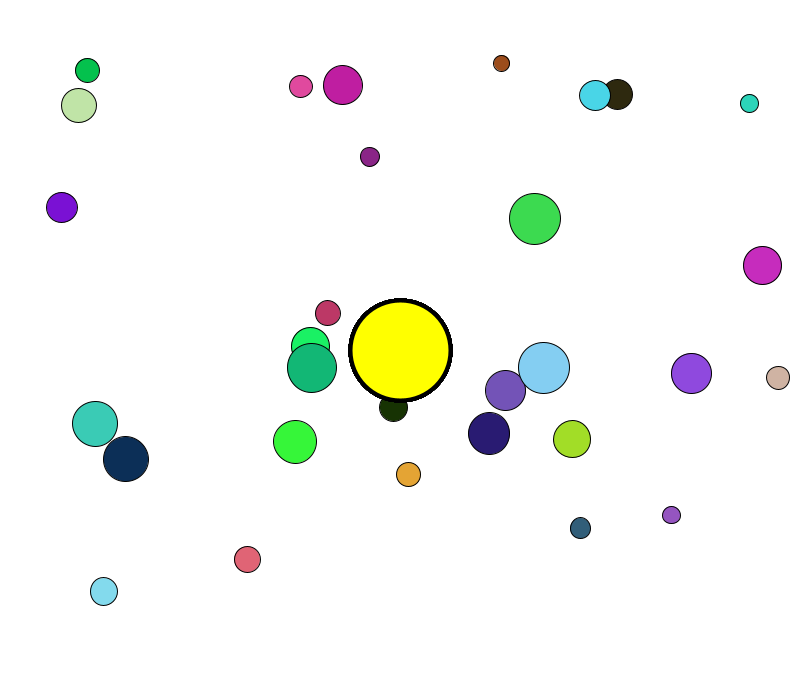
Frame 1 (no input)
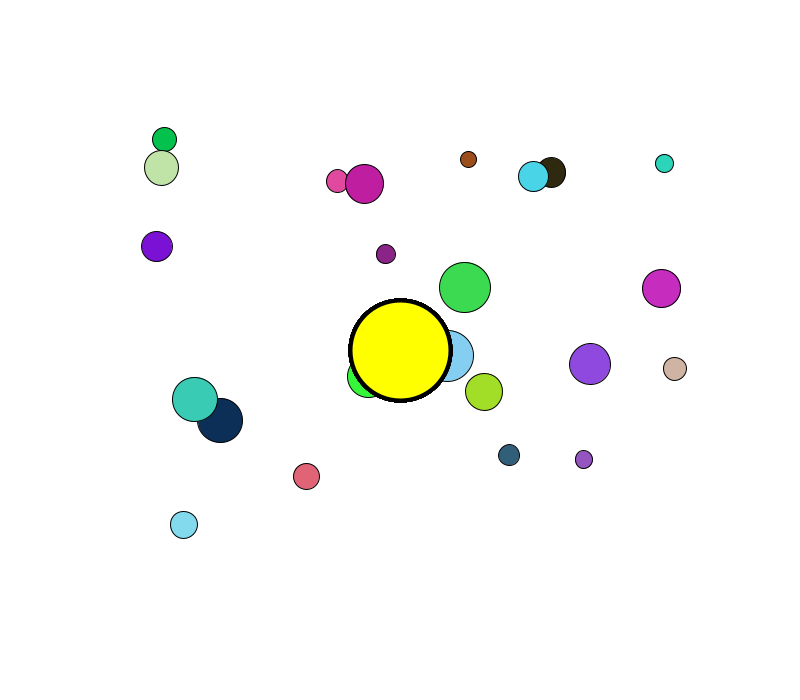
Frame 60 (the mouse pressed at the canvas centre just before this capture)
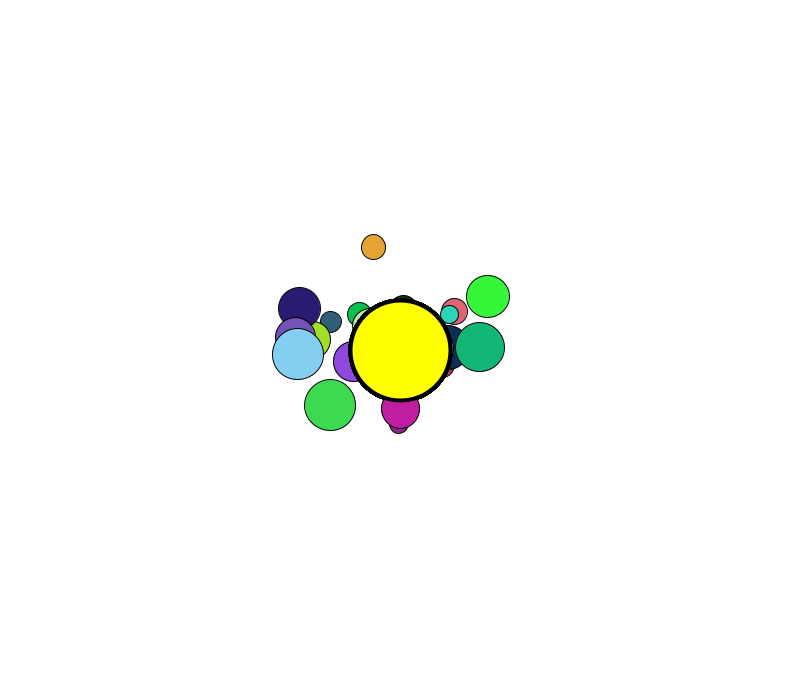
Frame 120 (the mouse held since frame 60 and released just before this capture)

The Processing sketch that drew these frames (run headless with seeded random() and noise(); from frame 60 on, the mouse is pressed at the canvas centre):

// Processing sketch: Gravitational_Attraction
// ── Gravitational_Attraction.pde
Mover[] movers;
Attractor a;

void setup()
{
  size(800, 700);
  movers = new Mover[30];
  for(int i = 0; i < movers.length; i++)
  {
    movers[i] = new Mover();
  }
  a = new Attractor();
}

void draw()
{
  background(255);
  
  for(int i = 0; i < movers.length; i++)
  {
  //Attraction towards the middle/Attractor
  PVector forceAttractor = a.attract(movers[i]);
  movers[i].applyForce(forceAttractor);
  
  //Attraction towards the mouse
  if(mousePressed && (mouseButton == LEFT))
  {
    PVector mouse = new PVector(mouseX, mouseY);
    mouse.sub(movers[i].location);
    mouse.normalize();
    /* change the sign to attract/not attract each other */ mouse.mult(1);
    movers[i].applyForce(mouse);
  }
  
  //Attraction towards each other
  for(int t = 0; t < movers.length; t++)
  {
    if( i == t)
      {continue;}
    PVector forceMover = movers[i].attract(movers[t]);
    forceMover.mult(0.05);
    /* change the sign to attract/not attract each other */ forceMover.mult(1);
    movers[t].applyForce(forceMover);
  }
  
  movers[i].update();
  movers[i].bounce();
  movers[i].display();
  a.display();
  }
  
}

// ── Attractor.pde
class Attractor
{
  PVector location;
  float mass;
  float G;
  PVector dragOffset;
  
  Attractor()
  {
    location = new PVector(width/2, height/2);
    mass = 20;
    G = 1;
    dragOffset = new PVector(0.0, 0.0);
  }
  
  PVector attract(Mover m)
  {
    //Direction of the force
    PVector force = PVector.sub(location, m.location);
    float d = force.mag();
    d = constrain(d, 5, 20);
    force.normalize();
    
    //Magnitude of the force
    float strength = (G * mass * m.mass) / (d * d);
    
    //putting dir and mag together
    force.mult(strength);
    
    return force;
  }
  
  void display()
  {
    stroke(0);
    strokeWeight(4);
    fill(255, 255, 0);
    ellipse(location.x, location.y, mass*5, mass*5);
  }
}

// ── Mover.pde
class Mover
{
  PVector location;
  PVector velocity;
  PVector acceleration;
  float mass;
  float r;
  float g;
  float b;
  
  Mover()
  {
    location = new PVector(random(50, width), random(50, height));
    velocity = new PVector(0, 0);
    acceleration = new PVector(0, 0);
    mass = random(1, 3.5);
    r = random(255);
    g = random(255);
    b = random(255);
  }
  
  void applyForce(PVector f)
  {
    PVector force = PVector.div(f, mass);
    acceleration.add(force);
  }
  
  PVector attract(Mover m1)
  {
    //Direction of the force
    PVector force = PVector.sub(location, m1.location);
    float d = force.mag();
    d = constrain(d, 5, 20);
    force.normalize();
    
    //Magnitude of the force
    float strength = (mass * m1.mass) / (d * d);
    
    //putting dir and mag together
    force.mult(strength);
    
    return force;
  }
  
  void update()
  {
    
    velocity.add(acceleration);
    location.add(velocity);
    velocity.limit(4.5);
    
    acceleration.mult(0);
  }
  
  void display()
  {
    stroke(0);
    strokeWeight(1);
    fill(r, g, b);
    ellipse(location.x, location.y, mass*15, mass*15);
  }
  
  void bounce()
  {
    if((location.x > width) || (location.x < 0))
    {   velocity.x *= -0.5;   }
    if((location.y > height) || (location.y < 0))
    {   velocity.y *= -0.5;   }
  }
}
